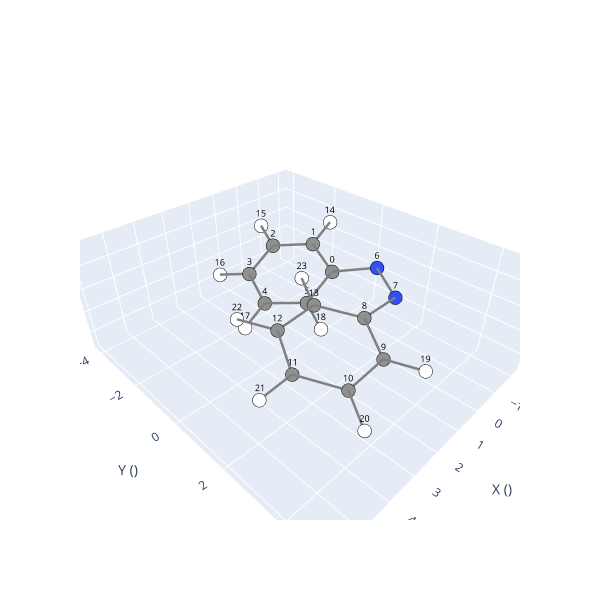

This figure's notebook cell:
### Code cell
# One way to recover sources is by its index, look at the indices above. For the cis isomer, the index is 1. 

cis = azo_sys.sources[1]
print(cis)

# Moreover, as Molecule_azo is a subclass of the MOLECULE/SPECIE class, we can use its functions, 
#   providing a great implementation with SCOPE features.
cis.view(show_indices=True)

### Figure 1 — Plotly figure (JSON) as saved in the notebook; plotly's stock layout.template omitted (floating-point values rounded to 4 significant figures)
{"data": [{"hoverinfo": "text", "marker": {"color": ["#909090", "#909090", "#909090", "#909090", "#909090", "#909090", "#3050F8", "#3050F8", "#909090", "#909090", "#909090", "#909090", "#909090", "#909090", "#FFFFFF", "#FFFFFF", "#FFFFFF", "#FFFFFF", "#FFFFFF", "#FFFFFF", "#FFFFFF", "#FFFFFF", "#FFFFFF", "#FFFFFF"], "line": {"color": "black", "width": 1}, "size": 8}, "mode": "markers", "showlegend": false, "text": ["C", "C", "C", "C", "C", "C", "N", "N", "C", "C", "C", "C", "C", "C", "H", "H", "H", "H", "H", "H", "H", "H", "H", "H"], "type": "scatter3d", "x": [0.0, -0.4774, 0.1948, 1.331, 1.807, 1.151, -0.6807, -0.1699, 1.242, 1.903, 3.294, 4.05, 3.414, 2.019, -1.379, -0.1663, 1.847, 2.696, 1.56, 1.324, 3.782, 5.133, 4.002, 1.536], "y": [0.0, -1.258, -2.439, -2.386, -1.154, 0.02437, 1.159, 2.221, 2.221, 3.371, 3.395, 2.276, 1.124, 1.094, -1.323, -3.399, -3.301, -1.103, 0.9725, 4.256, 4.283, 2.296, 0.2433, 0.1745], "z": [0.0, 0.4035, 0.05509, -0.7454, -1.183, -0.8063, 0.4668, 0.04554, 0.04554, -0.4112, -0.5694, -0.2369, 0.2254, 0.3512, 1.006, 0.4173, -1.029, -1.806, -1.147, -0.6624, -0.9646, -0.3445, 0.4695, 0.6713]}, {"hoverinfo": "none", "mode": "text", "showlegend": false, "text": ["0", "1", "2", "3", "4", "5", "6", "7", "8", "9", "10", "11", "12", "13", "14", "15", "16", "17", "18", "19", "20", "21", "22", "23"], "textfont": {"color": "black", "size": 9}, "type": "scatter3d", "x": [0.0, -0.4774, 0.1948, 1.331, 1.807, 1.151, -0.6807, -0.1699, 1.242, 1.903, 3.294, 4.05, 3.414, 2.019, -1.379, -0.1663, 1.847, 2.696, 1.56, 1.324, 3.782, 5.133, 4.002, 1.536], "y": [0.0, -1.258, -2.439, -2.386, -1.154, 0.02437, 1.159, 2.221, 2.221, 3.371, 3.395, 2.276, 1.124, 1.094, -1.323, -3.399, -3.301, -1.103, 0.9725, 4.256, 4.283, 2.296, 0.2433, 0.1745], "z": [0.0, 0.4035, 0.05509, -0.7454, -1.183, -0.8063, 0.4668, 0.04554, 0.04554, -0.4112, -0.5694, -0.2369, 0.2254, 0.3512, 1.006, 0.4173, -1.029, -1.806, -1.147, -0.6624, -0.9646, -0.3445, 0.4695, 0.6713]}, {"hoverinfo": "none", "line": {"color": "gray", "width": 5}, "mode": "lines", "showlegend": false, "type": "scatter3d", "x": [1.331, 1.807], "y": [-2.386, -1.154], "z": [-0.7454, -1.183]}, {"hoverinfo": "none", "line": {"color": "gray", "width": 5}, "mode": "lines", "showlegend": false, "type": "scatter3d", "x": [1.807, 1.331], "y": [-1.154, -2.386], "z": [-1.183, -0.7454]}, {"hoverinfo": "none", "line": {"color": "gray", "width": 5}, "mode": "lines", "showlegend": false, "type": "scatter3d", "x": [-1.379, -0.4774], "y": [-1.323, -1.258], "z": [1.006, 0.4035]}, {"hoverinfo": "none", "line": {"color": "gray", "width": 5}, "mode": "lines", "showlegend": false, "type": "scatter3d", "x": [1.151, 1.807], "y": [0.02437, -1.154], "z": [-0.8063, -1.183]}, {"hoverinfo": "none", "line": {"color": "gray", "width": 5}, "mode": "lines", "showlegend": false, "type": "scatter3d", "x": [3.414, 2.019], "y": [1.124, 1.094], "z": [0.2254, 0.3512]}, {"hoverinfo": "none", "line": {"color": "gray", "width": 5}, "mode": "lines", "showlegend": false, "type": "scatter3d", "x": [1.536, 2.019], "y": [0.1745, 1.094], "z": [0.6713, 0.3512]}, {"hoverinfo": "none", "line": {"color": "gray", "width": 5}, "mode": "lines", "showlegend": false, "type": "scatter3d", "x": [1.331, 1.847], "y": [-2.386, -3.301], "z": [-0.7454, -1.029]}, {"hoverinfo": "none", "line": {"color": "gray", "width": 5}, "mode": "lines", "showlegend": false, "type": "scatter3d", "x": [3.414, 4.002], "y": [1.124, 0.2433], "z": [0.2254, 0.4695]}, {"hoverinfo": "none", "line": {"color": "gray", "width": 5}, "mode": "lines", "showlegend": false, "type": "scatter3d", "x": [1.242, 1.903], "y": [2.221, 3.371], "z": [0.04554, -0.4112]}, {"hoverinfo": "none", "line": {"color": "gray", "width": 5}, "mode": "lines", "showlegend": false, "type": "scatter3d", "x": [1.324, 1.903], "y": [4.256, 3.371], "z": [-0.6624, -0.4112]}, {"hoverinfo": "none", "line": {"color": "gray", "width": 5}, "mode": "lines", "showlegend": false, "type": "scatter3d", "x": [1.903, 1.242], "y": [3.371, 2.221], "z": [-0.4112, 0.04554]}, {"hoverinfo": "none", "line": {"color": "gray", "width": 5}, "mode": "lines", "showlegend": false, "type": "scatter3d", "x": [0, 1.151], "y": [0, 0.02437], "z": [0, -0.8063]}, {"hoverinfo": "none", "line": {"color": "gray", "width": 5}, "mode": "lines", "showlegend": false, "type": "scatter3d", "x": [-0.4774, 0], "y": [-1.258, 0], "z": [0.4035, 0]}, {"hoverinfo": "none", "line": {"color": "gray", "width": 5}, "mode": "lines", "showlegend": false, "type": "scatter3d", "x": [3.294, 1.903], "y": [3.395, 3.371], "z": [-0.5694, -0.4112]}, {"hoverinfo": "none", "line": {"color": "gray", "width": 5}, "mode": "lines", "showlegend": false, "type": "scatter3d", "x": [-0.1663, 0.1948], "y": [-3.399, -2.439], "z": [0.4173, 0.05509]}, {"hoverinfo": "none", "line": {"color": "gray", "width": 5}, "mode": "lines", "showlegend": false, "type": "scatter3d", "x": [2.019, 1.242], "y": [1.094, 2.221], "z": [0.3512, 0.04554]}, {"hoverinfo": "none", "line": {"color": "gray", "width": 5}, "mode": "lines", "showlegend": false, "type": "scatter3d", "x": [2.019, 1.536], "y": [1.094, 0.1745], "z": [0.3512, 0.6713]}, {"hoverinfo": "none", "line": {"color": "gray", "width": 5}, "mode": "lines", "showlegend": false, "type": "scatter3d", "x": [3.782, 3.294], "y": [4.283, 3.395], "z": [-0.9646, -0.5694]}, {"hoverinfo": "none", "line": {"color": "gray", "width": 5}, "mode": "lines", "showlegend": false, "type": "scatter3d", "x": [1.807, 1.151], "y": [-1.154, 0.02437], "z": [-1.183, -0.8063]}, {"hoverinfo": "none", "line": {"color": "gray", "width": 5}, "mode": "lines", "showlegend": false, "type": "scatter3d", "x": [1.151, 0], "y": [0.02437, 0], "z": [-0.8063, 0]}, {"hoverinfo": "none", "line": {"color": "gray", "width": 5}, "mode": "lines", "showlegend": false, "type": "scatter3d", "x": [1.807, 2.696], "y": [-1.154, -1.103], "z": [-1.183, -1.806]}, {"hoverinfo": "none", "line": {"color": "gray", "width": 5}, "mode": "lines", "showlegend": false, "type": "scatter3d", "x": [1.151, 1.56], "y": [0.02437, 0.9725], "z": [-0.8063, -1.147]}, {"hoverinfo": "none", "line": {"color": "gray", "width": 5}, "mode": "lines", "showlegend": false, "type": "scatter3d", "x": [0, -0.4774], "y": [0, -1.258], "z": [0, 0.4035]}, {"hoverinfo": "none", "line": {"color": "gray", "width": 5}, "mode": "lines", "showlegend": false, "type": "scatter3d", "x": [1.903, 3.294], "y": [3.371, 3.395], "z": [-0.4112, -0.5694]}, {"hoverinfo": "none", "line": {"color": "gray", "width": 5}, "mode": "lines", "showlegend": false, "type": "scatter3d", "x": [-0.4774, 0.1948], "y": [-1.258, -2.439], "z": [0.4035, 0.05509]}, {"hoverinfo": "none", "line": {"color": "gray", "width": 5}, "mode": "lines", "showlegend": false, "type": "scatter3d", "x": [3.294, 4.05], "y": [3.395, 2.276], "z": [-0.5694, -0.2369]}, {"hoverinfo": "none", "line": {"color": "gray", "width": 5}, "mode": "lines", "showlegend": false, "type": "scatter3d", "x": [0.1948, -0.4774], "y": [-2.439, -1.258], "z": [0.05509, 0.4035]}, {"hoverinfo": "none", "line": {"color": "gray", "width": 5}, "mode": "lines", "showlegend": false, "type": "scatter3d", "x": [1.903, 1.324], "y": [3.371, 4.256], "z": [-0.4112, -0.6624]}, {"hoverinfo": "none", "line": {"color": "gray", "width": 5}, "mode": "lines", "showlegend": false, "type": "scatter3d", "x": [4.05, 3.294], "y": [2.276, 3.395], "z": [-0.2369, -0.5694]}, {"hoverinfo": "none", "line": {"color": "gray", "width": 5}, "mode": "lines", "showlegend": false, "type": "scatter3d", "x": [1.847, 1.331], "y": [-3.301, -2.386], "z": [-1.029, -0.7454]}, {"hoverinfo": "none", "line": {"color": "gray", "width": 5}, "mode": "lines", "showlegend": false, "type": "scatter3d", "x": [-0.4774, -1.379], "y": [-1.258, -1.323], "z": [0.4035, 1.006]}, {"hoverinfo": "none", "line": {"color": "gray", "width": 5}, "mode": "lines", "showlegend": false, "type": "scatter3d", "x": [3.294, 3.782], "y": [3.395, 4.283], "z": [-0.5694, -0.9646]}, {"hoverinfo": "none", "line": {"color": "gray", "width": 5}, "mode": "lines", "showlegend": false, "type": "scatter3d", "x": [-0.6807, -0.1699], "y": [1.159, 2.221], "z": [0.4668, 0.04554]}, {"hoverinfo": "none", "line": {"color": "gray", "width": 5}, "mode": "lines", "showlegend": false, "type": "scatter3d", "x": [-0.1699, -0.6807], "y": [2.221, 1.159], "z": [0.04554, 0.4668]}, {"hoverinfo": "none", "line": {"color": "gray", "width": 5}, "mode": "lines", "showlegend": false, "type": "scatter3d", "x": [1.331, 0.1948], "y": [-2.386, -2.439], "z": [-0.7454, 0.05509]}, {"hoverinfo": "none", "line": {"color": "gray", "width": 5}, "mode": "lines", "showlegend": false, "type": "scatter3d", "x": [3.414, 4.05], "y": [1.124, 2.276], "z": [0.2254, -0.2369]}, {"hoverinfo": "none", "line": {"color": "gray", "width": 5}, "mode": "lines", "showlegend": false, "type": "scatter3d", "x": [5.133, 4.05], "y": [2.296, 2.276], "z": [-0.3445, -0.2369]}, {"hoverinfo": "none", "line": {"color": "gray", "width": 5}, "mode": "lines", "showlegend": false, "type": "scatter3d", "x": [2.696, 1.807], "y": [-1.103, -1.154], "z": [-1.806, -1.183]}, {"hoverinfo": "none", "line": {"color": "gray", "width": 5}, "mode": "lines", "showlegend": false, "type": "scatter3d", "x": [4.002, 3.414], "y": [0.2433, 1.124], "z": [0.4695, 0.2254]}, {"hoverinfo": "none", "line": {"color": "gray", "width": 5}, "mode": "lines", "showlegend": false, "type": "scatter3d", "x": [1.242, -0.1699], "y": [2.221, 2.221], "z": [0.04554, 0.04554]}, {"hoverinfo": "none", "line": {"color": "gray", "width": 5}, "mode": "lines", "showlegend": false, "type": "scatter3d", "x": [0, -0.6807], "y": [0, 1.159], "z": [0, 0.4668]}, {"hoverinfo": "none", "line": {"color": "gray", "width": 5}, "mode": "lines", "showlegend": false, "type": "scatter3d", "x": [0.1948, 1.331], "y": [-2.439, -2.386], "z": [0.05509, -0.7454]}, {"hoverinfo": "none", "line": {"color": "gray", "width": 5}, "mode": "lines", "showlegend": false, "type": "scatter3d", "x": [1.242, 2.019], "y": [2.221, 1.094], "z": [0.04554, 0.3512]}, {"hoverinfo": "none", "line": {"color": "gray", "width": 5}, "mode": "lines", "showlegend": false, "type": "scatter3d", "x": [4.05, 3.414], "y": [2.276, 1.124], "z": [-0.2369, 0.2254]}, {"hoverinfo": "none", "line": {"color": "gray", "width": 5}, "mode": "lines", "showlegend": false, "type": "scatter3d", "x": [4.05, 5.133], "y": [2.276, 2.296], "z": [-0.2369, -0.3445]}, {"hoverinfo": "none", "line": {"color": "gray", "width": 5}, "mode": "lines", "showlegend": false, "type": "scatter3d", "x": [2.019, 3.414], "y": [1.094, 1.124], "z": [0.3512, 0.2254]}, {"hoverinfo": "none", "line": {"color": "gray", "width": 5}, "mode": "lines", "showlegend": false, "type": "scatter3d", "x": [-0.6807, 0], "y": [1.159, 0], "z": [0.4668, 0]}, {"hoverinfo": "none", "line": {"color": "gray", "width": 5}, "mode": "lines", "showlegend": false, "type": "scatter3d", "x": [0.1948, -0.1663], "y": [-2.439, -3.399], "z": [0.05509, 0.4173]}, {"hoverinfo": "none", "line": {"color": "gray", "width": 5}, "mode": "lines", "showlegend": false, "type": "scatter3d", "x": [1.56, 1.151], "y": [0.9725, 0.02437], "z": [-1.147, -0.8063]}, {"hoverinfo": "none", "line": {"color": "gray", "width": 5}, "mode": "lines", "showlegend": false, "type": "scatter3d", "x": [-0.1699, 1.242], "y": [2.221, 2.221], "z": [0.04554, 0.04554]}], "layout": {"height": 600, "scene": {"xaxis": {"range": [-2.379, 6.133], "title": {"text": "X ()"}}, "yaxis": {"range": [-4.399, 5.283], "title": {"text": "Y ()"}}, "zaxis": {"range": [-2.806, 2.006], "title": {"text": "Z ()"}}}, "width": 600}}
